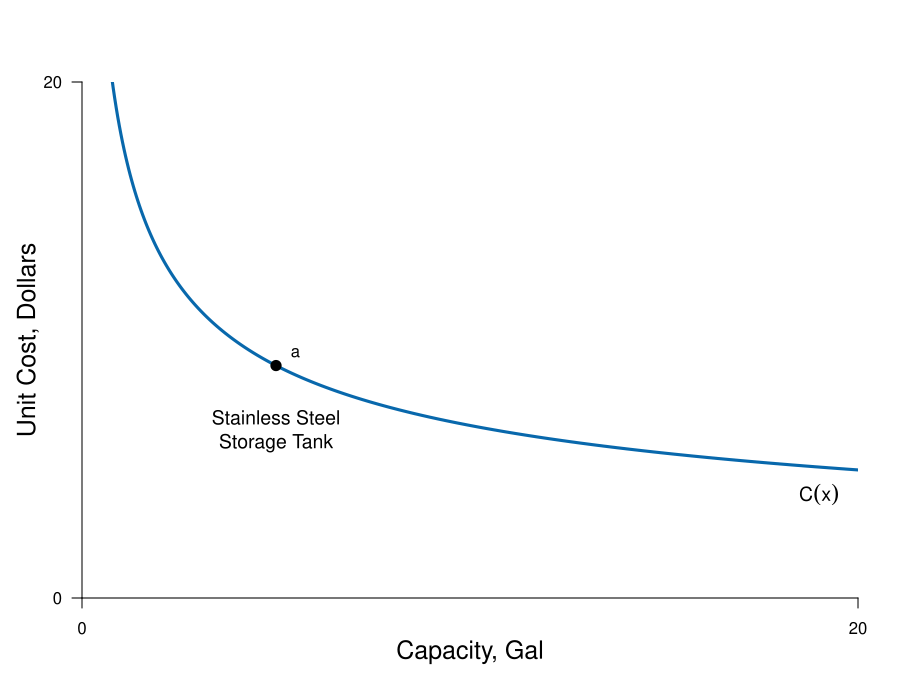

This chart was generated by the following R code:
pdf(file = "firmmarketsupply/ss_st.pdf", width = 9, height = 7)

#Set parameters for graphics
pointsize <- 1.8
axislabelsize <- 1.8
labelsize <- 1.5
namesize <- 1.8
annotatesize <- 1.5
graphlinewidth <- 2
segmentlinewidth <- 1.5

COL <- c("#7fc97f", "#beaed4", "#fdc086", "#ffff99", "#386cb0", "#f0027f", "#bf5b17", "#666666")
COLA <- c("#e0f3db", "#99d8c9","#66c2a4","#41ae76", "#238b45", "#005824")
COLB <- c("#c6dbef", "#4eb3d3", "#2b8cbe", "#0868ac","#084081")
COLC <- c("#fcfbfd", "#efedf5", "#dadaeb", "#bcbddc", "#9e9ac8", "#807dba", "#6a51a3", "#54278f", "#3f007d")

xlims <- c(0, 20)
ylims <- c(0, 20)

npts <- 501 
x <- seq(xlims[1], xlims[2], length.out = npts)
y <- seq(ylims[1], ylims[2], length.out = npts) 
a <- c(46.08, 55, 64)
b <- c(46.08, 55, 64)

plot(0, 0, xlim = xlims, ylim = ylims, type = "n",
     xlab = expression(paste("")),
     ylab = expression(paste("")), 
     xaxt = "n", 
     yaxt = "n", 
     cex.lab = axislabelsize, 
     bty = "n",
     xaxs="i", 
     yaxs="i")

ticksy <- c(0, ylims[2])
ylabels <- c(0, ylims[2])
ticksx <- c(0, xlims[2])
xlabels <- c(0, xlims[2])

axis(1, at = ticksx, pos = 0, labels = xlabels, cex.axis=labelsize)
axis(2, at = ticksy, pos = 0, labels = ylabels, las = 1, cex.axis = labelsize)

npts <- 500 
xx1 <- seq(xlims[1], xlims[2], length.out = npts)

cost <- function(x = xx1, a = 18){
  a*x^(-0.43)
}

# Cost Func.
lines(xx1, cost(), col = COLB[4], lwd = graphlinewidth)

# Label Cost Func
text(5, 7, expression(paste("Stainless Steel")), cex = labelsize)
text(5, 6, expression(paste("Storage Tank")), cex = labelsize)

text(19, 4, expression(paste(C(x))), cex = labelsize)

# Point
points(5, cost(5), pch = 16, col = "black", cex = 1.5)
text(5.5, cost(5)+0.5, expression(a), cex = labelsize)

# Label x,y axis
mtext(expression(paste("Capacity, Gal")), side=1, line = 2.5, cex = axislabelsize)
text(-1.4, 0.5*ylims[2], expression(paste("Unit Cost, Dollars")), xpd = TRUE, cex = axislabelsize, srt = 90) 


dev.off()
